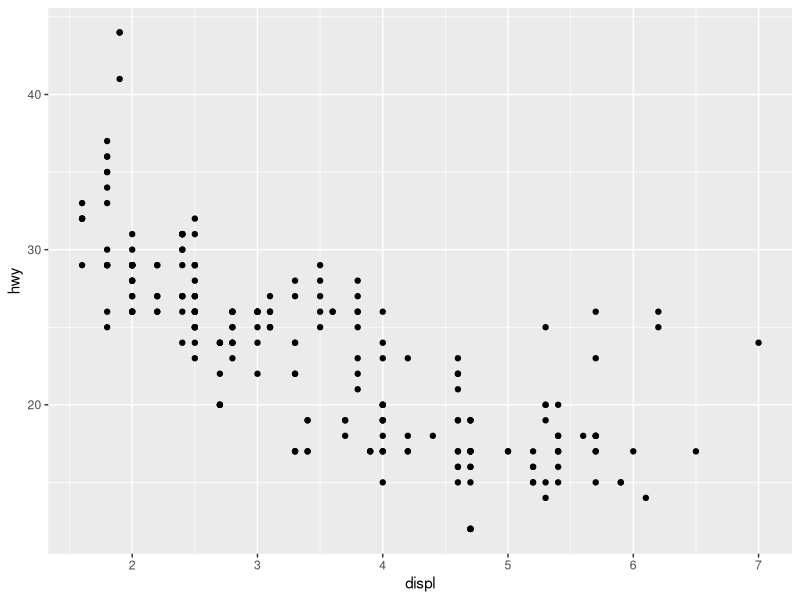
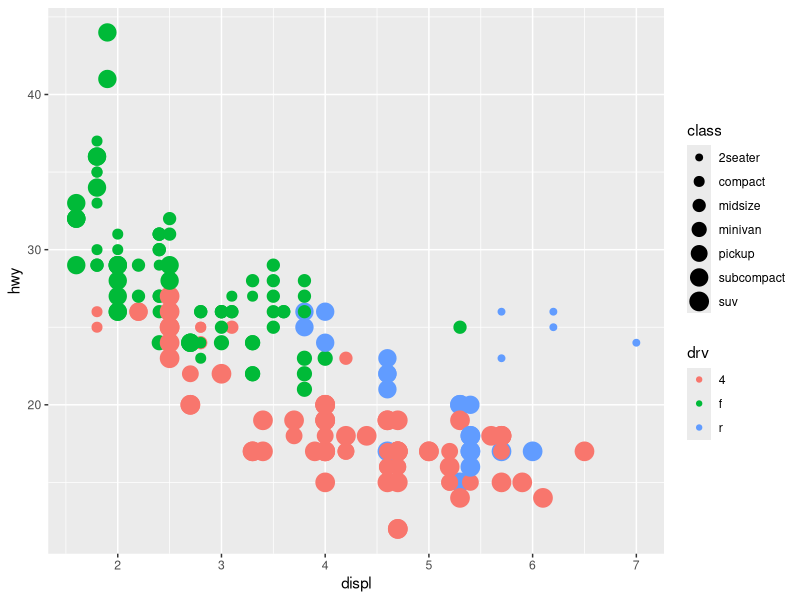
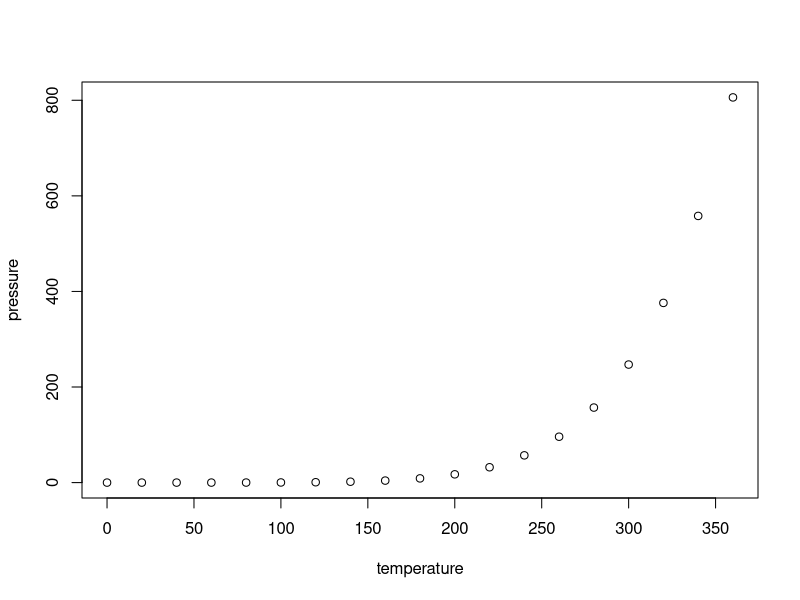

Write R code to recreate these figures, in order.
## ---- chunk 1
library(tidyverse)
knitr::opts_chunk$set(echo = TRUE)
mpg
ggplot(data=mpg)+
  geom_point(mapping=aes(x=displ, y=hwy))
## ---- chunk 2
library(tidyverse)
knitr::opts_chunk$set(echo = TRUE)
mpg
ggplot(data=mpg)+
  geom_point(mapping=aes(x=displ, y=hwy, size=class, color=drv))
## ---- chunk 3
summary(cars)
## ---- chunk 4
plot(pressure)
